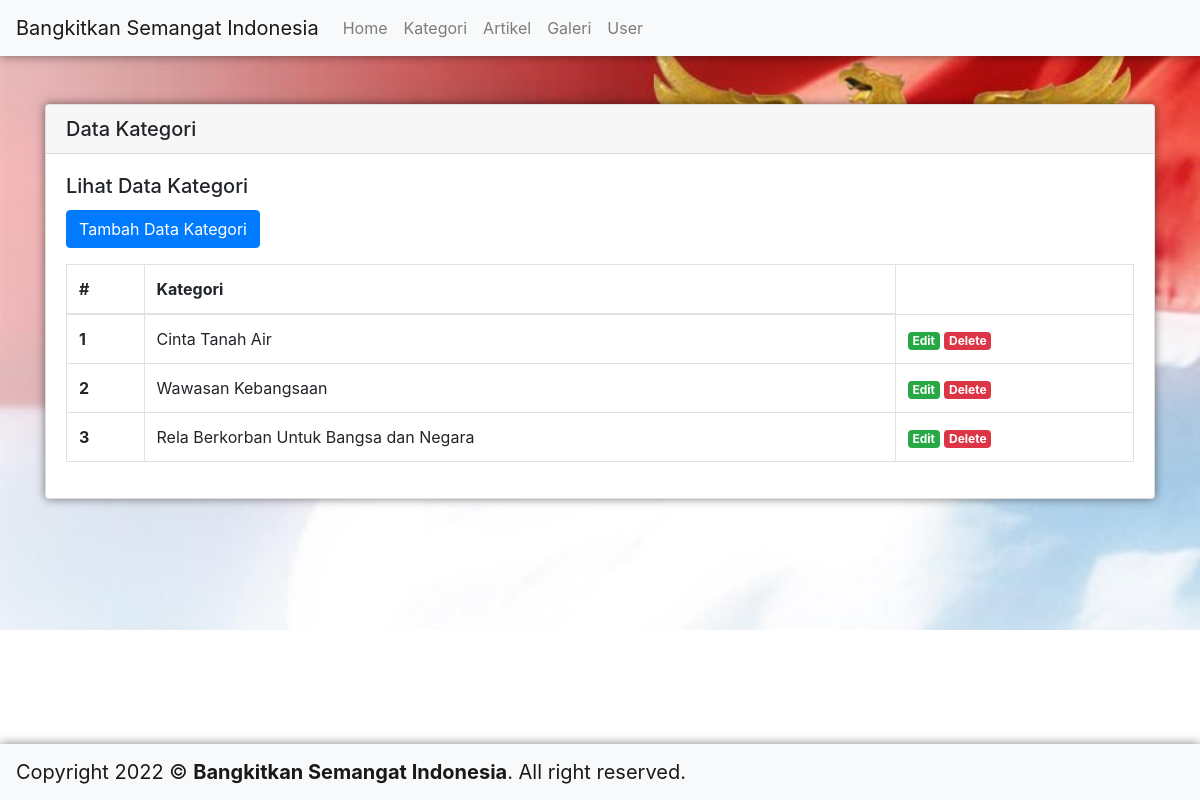
Screenshot of /admin/page_kategori.php with the database file from the repository.
### tables this page shows
CREATE TABLE `kategori` (
  `id_kategori` int(11) NOT NULL,
  `kategori` varchar(50) NOT NULL
);

### admin/page_kategori.php (the view, shortened to what this page needs)
<?php include '_header.php'; ?>
<div class="container mt-5">
    <div class="card im-box">
        <h5 class="card-header">Data Kategori</h5>
        <div class="card-body">
            <h5 class="card-title">Lihat Data Kategori</h5>
            <button type="button" class="btn btn-primary" data-toggle="modal" data-target="#modalAdd">
                Tambah Data Kategori
            </button>
            <table class="table table-bordered mt-3">
                <thead>
                    <tr>
                        <th scope="col">#</th>
                        <th scope="col">Kategori</th>
                    </tr>
                </thead>
                <tbody>
                    <?php
                    $i = 1;
                    $data = mysqli_query($con, "SELECT * FROM kategori");
                    foreach ($data as $row) : ?>
                        <tr>
                            <th scope="row"><?= $i++ ?></th>
                            <td><?= $row['kategori'] ?></td>
                            <td>
                                <a class="badge badge-success" href="page_edit.php?id_kategori=<?= $row['id_kategori'] ?>">Edit</a>
                                <a class="badge badge-danger" href="kategori_delete.php?id_kategori=<?= $row['id_kategori'] ?>" onclick="return confirm('Yakin ingin menghapus data ini?')">Delete</a>
                            </td>
                        </tr>
                    <?php endforeach; ?>
                </tbody>
            </table>
        </div>
    </div>
</div>
<?php include '_footer.php'; ?>

### admin/assets/style.css (style rules this page uses)
body { background: url(../assets/bela.jpg) no-repeat; background-size: cover; }
.navbar, .im-box { box-shadow: 0 0 10px 0 rgba(0, 0, 0, 0.5); }

### rows the page displays
kategori: kategori "Cinta Tanah Air"
kategori: kategori "Wawasan Kebangsaan"
kategori: kategori "Rela Berkorban Untuk Bangsa dan Negara"
